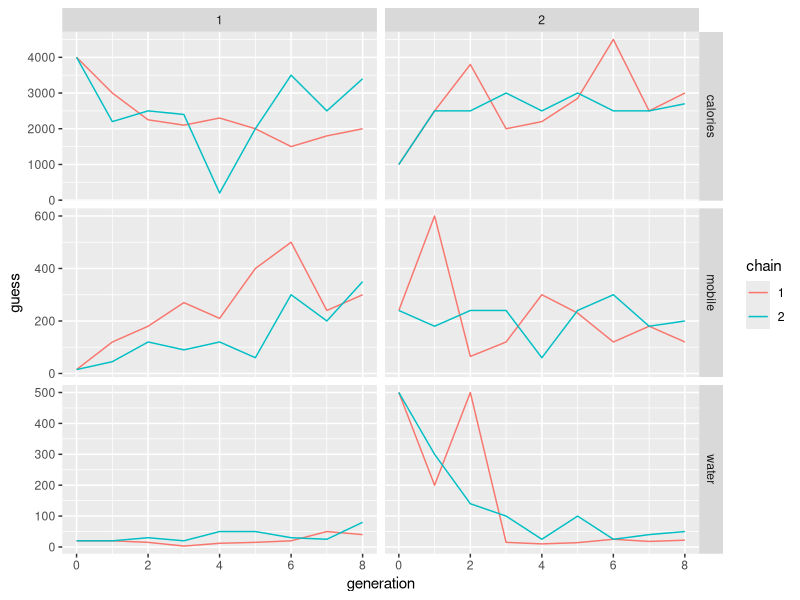

Recreate this plot in R.
library(tidyverse)

# load data and change to factors  
d <- read_csv('raw-data.csv') %>% 
  mutate(
    variant = as.factor(variant),
    chain = as.factor(chain)
    )

# check whether there are double submissions
d %>% pull(prolific_pid) %>% table() %>% max()

# check distribution of chain-variant-generation triples
d %>% select(submission_id, chain, variant, generation) %>% 
  unique() %>% 
  group_by(chain, variant, generation) %>% 
  summarize(n = n()) %>% 
  View()

# built "generation 0" data from initial seeds (from trial.csv)
d_initial <-  d %>% 
  filter(generation == 1) %>% 
  mutate(
    generation = 0,
    guess = anchor
  )

# plot development of guesses over generations
# for each item and variant (= seed)
d %>% 
  rbind(d_initial) %>% 
  ggplot(aes(x = generation, y = guess, color = chain)) +
  geom_path() +
  facet_grid(item ~ variant, scales = "free")
# it looks like the effect of the initial seed is washed out 
# quickly after a number of trials
